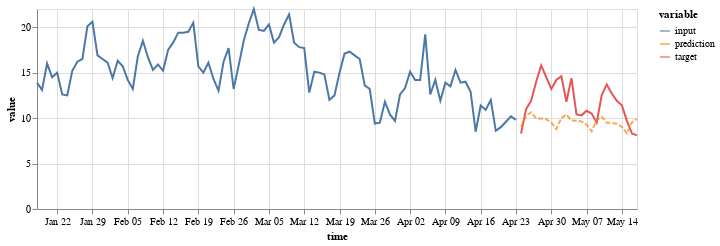

Here is the notebook cell this chart was saved with:
### Code cell
(on.Plot()
    .add(on.marks.line, input)
    .add(on.marks.line, target)
    .add(on.marks.line, prediction, type='dashed')
    .properties(width=600, height=200)
    .show()
)

### Figure 1 — Vega specification as saved in the notebook (floating-point values rounded to 4 significant figures)
{"$schema": "https://vega.github.io/schema/vega/v5.json", "data": [{"name": "source_0", "values": [{"time": "1989-01-18T00:00:00.000", "variable": "input", "value": 13.9}, {"time": "1989-01-19T00:00:00.000", "variable": "input", "value": 13.1}, {"time": "1989-01-20T00:00:00.000", "variable": "input", "value": 16.0}, {"time": "1989-01-21T00:00:00.000", "variable": "input", "value": 14.5}, {"time": "1989-01-22T00:00:00.000", "variable": "input", "value": 15.0}, {"time": "1989-01-23T00:00:00.000", "variable": "input", "value": 12.6}, {"time": "1989-01-24T00:00:00.000", "variable": "input", "value": 12.5}, {"time": "1989-01-25T00:00:00.000", "variable": "input", "value": 15.2}, {"time": "1989-01-26T00:00:00.000", "variable": "input", "value": 16.2}, {"time": "1989-01-27T00:00:00.000", "variable": "input", "value": 16.5}, {"time": "1989-01-28T00:00:00.000", "variable": "input", "value": 20.1}, {"time": "1989-01-29T00:00:00.000", "variable": "input", "value": 20.6}, {"time": "1989-01-30T00:00:00.000", "variable": "input", "value": 16.9}, {"time": "1989-01-31T00:00:00.000", "variable": "input", "value": 16.5}, {"time": "1989-02-01T00:00:00.000", "variable": "input", "value": 16.1}, {"time": "1989-02-02T00:00:00.000", "variable": "input", "value": 14.4}, {"time": "1989-02-03T00:00:00.000", "variable": "input", "value": 16.3}, {"time": "1989-02-04T00:00:00.000", "variable": "input", "value": 15.7}, {"time": "1989-02-05T00:00:00.000", "variable": "input", "value": 14.2}, {"time": "1989-02-06T00:00:00.000", "variable": "input", "value": 13.2}, {"time": "1989-02-07T00:00:00.000", "variable": "input", "value": 16.8}, {"time": "1989-02-08T00:00:00.000", "variable": "input", "value": 18.5}, {"time": "1989-02-09T00:00:00.000", "variable": "input", "value": 16.7}, {"time": "1989-02-10T00:00:00.000", "variable": "input", "value": 15.3}, {"time": "1989-02-11T00:00:00.000", "variable": "input", "value": 15.9}, {"time": "1989-02-12T00:00:00.000", "variable": "input", "value": 15.2}, {"time": "1989-02-13T00:00:00.000", "variable": "input", "value": 17.5}, {"time": "1989-02-14T00:00:00.000", "variable": "input", "value": 18.3}, {"time": "1989-02-15T00:00:00.000", "variable": "input", "value": 19.4}, {"time": "1989-02-16T00:00:00.000", "variable": "input", "value": 19.4}, {"time": "1989-02-17T00:00:00.000", "variable": "input", "value": 19.5}, {"time": "1989-02-18T00:00:00.000", "variable": "input", "value": 20.5}, {"time": "1989-02-19T00:00:00.000", "variable": "input", "value": 15.7}, {"time": "1989-02-20T00:00:00.000", "variable": "input", "value": 15.0}, {"time": "1989-02-21T00:00:00.000", "variable": "input", "value": 16.1}, {"time": "1989-02-22T00:00:00.000", "variable": "input", "value": 14.3}, {"time": "1989-02-23T00:00:00.000", "variable": "input", "value": 13.0}, {"time": "1989-02-24T00:00:00.000", "variable": "input", "value": 16.2}, {"time": "1989-02-25T00:00:00.000", "variable": "input", "value": 17.7}, {"time": "1989-02-26T00:00:00.000", "variable": "input", "value": 13.2}, {"time": "1989-02-27T00:00:00.000", "variable": "input", "value": 15.8}, {"time": "1989-02-28T00:00:00.000", "variable": "input", "value": 18.5}, {"time": "1989-03-01T00:00:00.000", "variable": "input", "value": 20.4}, {"time": "1989-03-02T00:00:00.000", "variable": "input", "value": 22.0}, {"time": "1989-03-03T00:00:00.000", "variable": "input", "value": 19.7}, {"time": "1989-03-04T00:00:00.000", "variable": "input", "value": 19.6}, {"time": "1989-03-05T00:00:00.000", "variable": "input", "value": 20.3}, {"time": "1989-03-06T00:00:00.000", "variable": "input", "value": 18.3}, {"time": "1989-03-07T00:00:00.000", "variable": "input", "value": 18.9}, {"time": "1989-03-08T00:00:00.000", "variable": "input", "value": 20.3}, {"time": "1989-03-09T00:00:00.000", "variable": "input", "value": 21.4}, {"time": "1989-03-10T00:00:00.000", "variable": "input", "value": 18.3}, {"time": "1989-03-11T00:00:00.000", "variable": "input", "value": 17.8}, {"time": "1989-03-12T00:00:00.000", "variable": "input", "value": 17.7}, {"time": "1989-03-13T00:00:00.000", "variable": "input", "value": 12.8}, {"time": "1989-03-14T00:00:00.000", "variable": "input", "value": 15.1}, {"time": "1989-03-15T00:00:00.000", "variable": "input", "value": 15.0}, {"time": "1989-03-16T00:00:00.000", "variable": "input", "value": 14.8}, {"time": "1989-03-17T00:00:00.000", "variable": "input", "value": 12.0}, {"time": "1989-03-18T00:00:00.000", "variable": "input", "value": 12.5}, {"time": "1989-03-19T00:00:00.000", "variable": "input", "value": 15.0}, {"time": "1989-03-20T00:00:00.000", "variable": "input", "value": 17.1}, {"time": "1989-03-21T00:00:00.000", "variable": "input", "value": 17.3}, {"time": "1989-03-22T00:00:00.000", "variable": "input", "value": 16.9}, {"time": "1989-03-23T00:00:00.000", "variable": "input", "value": 16.5}, {"time": "1989-03-24T00:00:00.000", "variable": "input", "value": 13.6}, {"time": "1989-03-25T00:00:00.000", "variable": "input", "value": 13.2}, {"time": "1989-03-26T00:00:00.000", "variable": "input", "value": 9.4}, {"time": "1989-03-27T00:00:00.000", "variable": "input", "value": 9.5}, {"time": "1989-03-28T00:00:00.000", "variable": "input", "value": 11.8}, {"time": "1989-03-29T00:00:00.000", "variable": "input", "value": 10.4}, {"time": "1989-03-30T00:00:00.000", "variable": "input", "value": 9.7}, {"time": "1989-03-31T00:00:00.000", "variable": "input", "value": 12.6}, {"time": "1989-04-01T00:00:00.000", "variable": "input", "value": 13.3}, {"time": "1989-04-02T00:00:00.000", "variable": "input", "value": 15.1}, {"time": "1989-04-03T00:00:00.000", "variable": "input", "value": 14.2}, {"time": "1989-04-04T00:00:00.000", "variable": "input", "value": 14.2}, {"time": "1989-04-05T00:00:00.000", "variable": "input", "value": 19.2}, {"time": "1989-04-06T00:00:00.000", "variable": "input", "value": 12.6}, {"time": "1989-04-07T00:00:00.000", "variable": "input", "value": 14.2}, {"time": "1989-04-08T00:00:00.000", "variable": "input", "value": 11.9}, {"time": "1989-04-09T00:00:00.000", "variable": "input", "value": 13.9}, {"time": "1989-04-10T00:00:00.000", "variable": "input", "value": 13.5}, {"time": "1989-04-11T00:00:00.000", "variable": "input", "value": 15.3}, {"time": "1989-04-12T00:00:00.000", "variable": "input", "value": 13.9}, {"time": "1989-04-13T00:00:00.000", "variable": "input", "value": 14.0}, {"time": "1989-04-14T00:00:00.000", "variable": "input", "value": 12.9}, {"time": "1989-04-15T00:00:00.000", "variable": "input", "value": 8.5}, {"time": "1989-04-16T00:00:00.000", "variable": "input", "value": 11.4}, {"time": "1989-04-17T00:00:00.000", "variable": "input", "value": 10.9}, {"time": "1989-04-18T00:00:00.000", "variable": "input", "value": 12.0}, {"time": "1989-04-19T00:00:00.000", "variable": "input", "value": 8.6}, {"time": "1989-04-20T00:00:00.000", "variable": "input", "value": 9.0}, {"time": "1989-04-21T00:00:00.000", "variable": "input", "value": 9.6}, {"time": "1989-04-22T00:00:00.000", "variable": "input", "value": 10.2}, {"time": "1989-04-23T00:00:00.000", "variable": "input", "value": 9.8}], "transform": [{"type": "formula", "expr": "toDate(datum['time'])", "as": "time"}]}, {"name": "source_1", "values": [{"time": "1989-04-24T00:00:00.000", "variable": "target", "value": 8.3}, {"time": "1989-04-25T00:00:00.000", "variable": "target", "value": 11.0}, {"time": "1989-04-26T00:00:00.000", "variable": "target", "value": 11.9}, {"time": "1989-04-27T00:00:00.000", "variable": "target", "value": 14.0}, {"time": "1989-04-28T00:00:00.000", "variable": "target", "value": 15.8}, {"time": "1989-04-29T00:00:00.000", "variable": "target", "value": 14.5}, {"time": "1989-04-30T00:00:00.000", "variable": "target", "value": 13.2}, {"time": "1989-05-01T00:00:00.000", "variable": "target", "value": 14.2}, {"time": "1989-05-02T00:00:00.000", "variable": "target", "value": 14.6}, {"time": "1989-05-03T00:00:00.000", "variable": "target", "value": 11.8}, {"time": "1989-05-04T00:00:00.000", "variable": "target", "value": 14.4}, {"time": "1989-05-05T00:00:00.000", "variable": "target", "value": 10.4}, {"time": "1989-05-06T00:00:00.000", "variable": "target", "value": 10.3}, {"time": "1989-05-07T00:00:00.000", "variable": "target", "value": 10.8}, {"time": "1989-05-08T00:00:00.000", "variable": "target", "value": 10.5}, {"time": "1989-05-09T00:00:00.000", "variable": "target", "value": 9.5}, {"time": "1989-05-10T00:00:00.000", "variable": "target", "value": 12.5}, {"time": "1989-05-11T00:00:00.000", "variable": "target", "value": 13.7}, {"time": "1989-05-12T00:00:00.000", "variable": "target", "value": 12.7}, {"time": "1989-05-13T00:00:00.000", "variable": "target", "value": 11.9}, {"time": "1989-05-14T00:00:00.000", "variable": "target", "value": 11.4}, {"time": "1989-05-15T00:00:00.000", "variable": "target", "value": 9.7}, {"time": "1989-05-16T00:00:00.000", "variable": "target", "value": 8.3}, {"time": "1989-05-17T00:00:00.000", "variable": "target", "value": 8.1}], "transform": [{"type": "formula", "expr": "toDate(datum['time'])", "as": "time"}]}, {"name": "source_2", "values": [{"time": "1989-04-24T00:00:00.000", "variable": "prediction", "value": 9.032}, {"time": "1989-04-25T00:00:00.000", "variable": "prediction", "value": 10.26}, {"time": "1989-04-26T00:00:00.000", "variable": "prediction", "value": 10.63}, {"time": "1989-04-27T00:00:00.000", "variable": "prediction", "value": 9.966}, {"time": "1989-04-28T00:00:00.000", "variable": "prediction", "value": 9.958}, {"time": "1989-04-29T00:00:00.000", "variable": "prediction", "value": 9.866}, {"time": "1989-04-30T00:00:00.000", "variable": "prediction", "value": 9.516}, {"time": "1989-05-01T00:00:00.000", "variable": "prediction", "value": 8.789}, {"time": "1989-05-02T00:00:00.000", "variable": "prediction", "value": 10.02}, {"time": "1989-05-03T00:00:00.000", "variable": "prediction", "value": 10.39}, {"time": "1989-05-04T00:00:00.000", "variable": "prediction", "value": 9.723}, {"time": "1989-05-05T00:00:00.000", "variable": "prediction", "value": 9.716}, {"time": "1989-05-06T00:00:00.000", "variable": "prediction", "value": 9.623}, {"time": "1989-05-07T00:00:00.000", "variable": "prediction", "value": 9.273}, {"time": "1989-05-08T00:00:00.000", "variable": "prediction", "value": 8.546}, {"time": "1989-05-09T00:00:00.000", "variable": "prediction", "value": 9.777}, {"time": "1989-05-10T00:00:00.000", "variable": "prediction", "value": 10.14}, {"time": "1989-05-11T00:00:00.000", "variable": "prediction", "value": 9.48}, {"time": "1989-05-12T00:00:00.000", "variable": "prediction", "value": 9.473}, {"time": "1989-05-13T00:00:00.000", "variable": "prediction", "value": 9.38}, {"time": "1989-05-14T00:00:00.000", "variable": "prediction", "value": 9.03}, {"time": "1989-05-15T00:00:00.000", "variable": "prediction", "value": 8.304}, {"time": "1989-05-16T00:00:00.000", "variable": "prediction", "value": 9.534}, {"time": "1989-05-17T00:00:00.000", "variable": "prediction", "value": 9.901}], "transform": [{"type": "formula", "expr": "toDate(datum['time'])", "as": "time"}]}, {"name": "source_0_color_domain_variable_0", "values": [{"variable": "input"}]}, {"name": "source_1_color_domain_variable_1", "values": [{"variable": "target"}]}, {"name": "source_2_color_domain_variable_2", "values": [{"variable": "prediction"}]}], "marks": [{"type": "group", "name": "layer_0_pathgroup", "from": {"facet": {"data": "source_0", "name": "faceted_path_layer_0_main", "groupby": ["variable"]}}, "encode": {"update": {"width": {"field": {"signal": null, "datum": null, "group": "width", "parent": null}}, "height": {"field": {"signal": null, "datum": null, "group": "height", "parent": null}}}}, "marks": [{"type": "line", "name": "layer_0_marks", "from": {"data": "faceted_path_layer_0_main"}, "sort": {"field": "x"}, "encode": {"update": {"defined": {"signal": "isValid(datum[\"time\"]) && isFinite(+datum[\"time\"]) && isValid(datum[\"value\"]) && isFinite(+datum[\"value\"])"}, "x": {"field": "time", "scale": "x"}, "y": {"field": "value", "scale": "y"}, "stroke": {"field": "variable", "scale": "color"}}}, "style": ["line"]}]}, {"type": "group", "name": "layer_1_pathgroup", "from": {"facet": {"data": "source_1", "name": "faceted_path_layer_1_main", "groupby": ["variable"]}}, "encode": {"update": {"height": {"field": {"signal": null, "datum": null, "group": "height", "parent": null}}, "width": {"field": {"signal": null, "datum": null, "group": "width", "parent": null}}}}, "marks": [{"type": "line", "name": "layer_1_marks", "from": {"data": "faceted_path_layer_1_main"}, "sort": {"field": "x"}, "encode": {"update": {"y": {"field": "value", "scale": "y"}, "defined": {"signal": "isValid(datum[\"time\"]) && isFinite(+datum[\"time\"]) && isValid(datum[\"value\"]) && isFinite(+datum[\"value\"])"}, "x": {"field": "time", "scale": "x"}, "stroke": {"field": "variable", "scale": "color"}}}, "style": ["line"]}]}, {"type": "group", "name": "layer_2_pathgroup", "from": {"facet": {"data": "source_2", "name": "faceted_path_layer_2_main", "groupby": ["variable"]}}, "encode": {"update": {"width": {"field": {"signal": null, "datum": null, "group": "width", "parent": null}}, "height": {"field": {"signal": null, "datum": null, "group": "height", "parent": null}}}}, "marks": [{"type": "line", "name": "layer_2_marks", "from": {"data": "faceted_path_layer_2_main"}, "sort": {"field": "x"}, "encode": {"update": {"stroke": {"field": "variable", "scale": "color"}, "x": {"field": "time", "scale": "x"}, "y": {"field": "value", "scale": "y"}, "strokeDash": {"value": [5, 2]}, "defined": {"signal": "isValid(datum[\"time\"]) && isFinite(+datum[\"time\"]) && isValid(datum[\"value\"]) && isFinite(+datum[\"value\"])"}, "opacity": {"value": 0.7}}}, "style": ["line"]}]}], "scales": [{"name": "x", "type": "time", "domain": {"fields": [{"data": "source_0", "field": "time"}, {"data": "source_1", "field": "time"}, {"data": "source_2", "field": "time"}]}, "range": [0, {"signal": "width"}]}, {"name": "y", "type": "linear", "domain": {"fields": [{"data": "source_0", "field": "value"}, {"data": "source_1", "field": "value"}, {"data": "source_2", "field": "value"}]}, "range": [{"signal": "height"}, 0], "nice": true, "zero": true}, {"name": "color", "type": "ordinal", "domain": {"fields": [{"data": "source_0_color_domain_variable_0", "field": "variable"}, {"data": "source_1_color_domain_variable_1", "field": "variable"}, {"data": "source_2_color_domain_variable_2", "field": "variable"}], "sort": true}, "range": "category"}], "axes": [{"scale": "x", "gridScale": "y", "grid": true, "ticks": false, "tickCount": {"signal": "ceil(width/40)"}, "domain": false, "minExtent": 0, "maxExtent": 0, "orient": "bottom", "labels": false, "zindex": 0, "aria": false}, {"scale": "y", "grid": true, "orient": "left", "labels": false, "minExtent": 0, "ticks": false, "zindex": 0, "tickCount": {"signal": "ceil(height/40)"}, "gridScale": "x", "maxExtent": 0, "aria": false, "domain": false}, {"scale": "x", "labelFlush": true, "title": "time", "grid": false, "orient": "bottom", "tickCount": {"signal": "ceil(width/40)"}, "labelOverlap": true, "zindex": 0}, {"scale": "y", "title": "value", "orient": "left", "labelOverlap": true, "tickCount": {"signal": "ceil(height/40)"}, "zindex": 0, "grid": false}], "background": "white", "style": "cell", "legends": [{"stroke": "color", "symbolType": "stroke", "title": "variable", "encode": {"symbols": {"update": {"opacity": {"value": 0.7}}}}}], "padding": 5, "width": 600, "height": 200}
